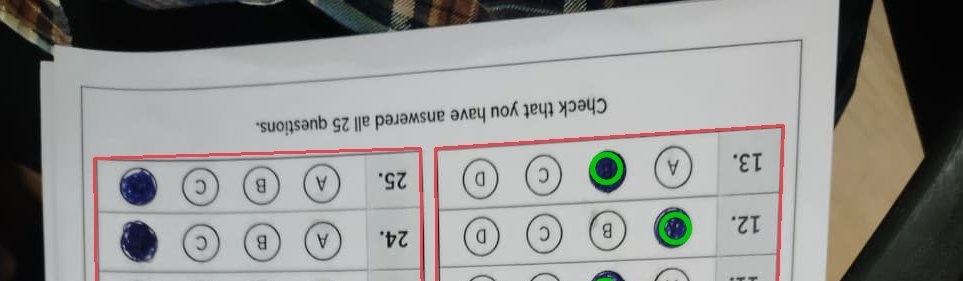
#> input picture diagnostic_crops/scan_0_roll_UNASSIGNED_full_header.jpg, 963 x 281 px; its folder holds 4 pictures in this run
$ python save_crops.py
#> lines starting #> are read from the running program, lines starting #| are printed output that depends on the picture
import sys, os
sys.path.insert(0, os.path.abspath('.'))
import cv2, glob

for i in range(6):
    hdr_path = glob.glob(f'diagnostic_crops/scan_{i}_*full_header.jpg')[0]
    img = cv2.imread(hdr_path)
#> img is the input picture: shape (281, 963, 3); mean B, G, R 142.8, 145, 145.7
    H, W = img.shape[:2]
#> H = 281; W = 963

    # Save isolated Name field and isolated Roll field
    # Template: Name is roughly y:140-220, x:80-450; Roll is y:140-220, x:460-700
    name_crop = img[int(H*0.48):int(H*0.78), int(W*0.08):int(W*0.48)]
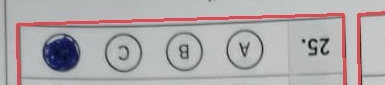
#> name_crop: shape (85, 385, 3); mean B, G, R 172.9, 170.3, 175.4
    roll_crop = img[int(H*0.48):int(H*0.78), int(W*0.46):int(W*0.72)]
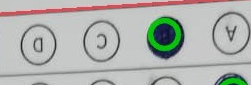
#> roll_crop: shape (85, 251, 3); mean B, G, R 174.2, 178.8, 176.1

    cv2.imwrite(f'diagnostic_crops/clean_scan_{i}_name_crop.png', name_crop)
    cv2.imwrite(f'diagnostic_crops/clean_scan_{i}_roll_crop.png', roll_crop)
    print(f"Scan {i}: Name crop={name_crop.shape}, Roll crop={roll_crop.shape}")
#| Scan 0: Name crop=(85, 385, 3), Roll crop=(85, 251, 3)
#> pass 2 of the loop `for i in range(6):`:
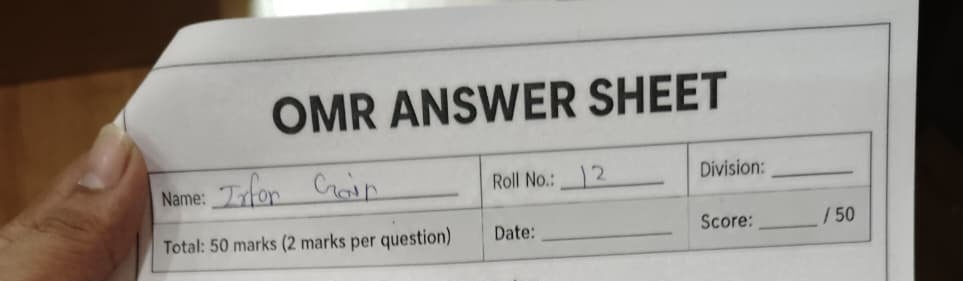
#> input picture diagnostic_crops/scan_1_roll_12_full_header.jpg, 963 x 281 px
#> img is the input picture: shape (281, 963, 3); mean B, G, R 141.1, 147, 151.9
#> `name_crop = img[int(H*0.48):int(H*0.78), int(W*0.08):int(W*0.48)]`:
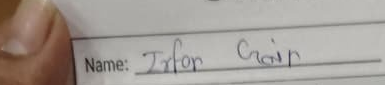
#> name_crop: shape (85, 385, 3); mean B, G, R 151, 157.3, 164.7
#> `roll_crop = img[int(H*0.48):int(H*0.78), int(W*0.46):int(W*0.72)]`:
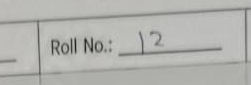
#> roll_crop: shape (85, 251, 3); mean B, G, R 174.8, 178.9, 178.5
#| Scan 1: Name crop=(85, 385, 3), Roll crop=(85, 251, 3)
#> pass 3 of the loop `for i in range(6):`:
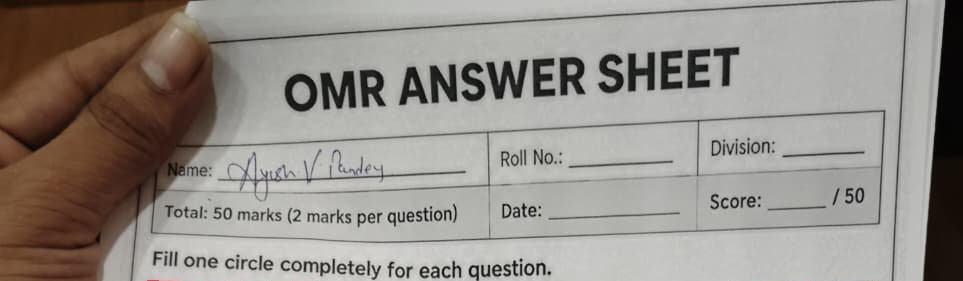
#> input picture diagnostic_crops/scan_2_roll_UNASSIGNED_full_header.jpg, 963 x 281 px
#> img is the input picture: shape (281, 963, 3); mean B, G, R 136.8, 142.9, 148.7
#> `name_crop = img[int(H*0.48):int(H*0.78), int(W*0.08):int(W*0.48)]`:
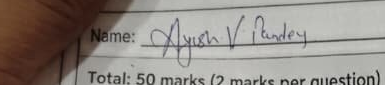
#> name_crop: shape (85, 385, 3); mean B, G, R 132.8, 139, 145.8
#> `roll_crop = img[int(H*0.48):int(H*0.78), int(W*0.46):int(W*0.72)]`:
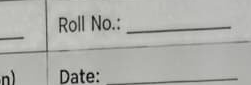
#> roll_crop: shape (85, 251, 3); mean B, G, R 171.1, 175.5, 174.7
#| Scan 2: Name crop=(85, 385, 3), Roll crop=(85, 251, 3)
#> (the run stopped early here; a loop or call above may not have finished)
